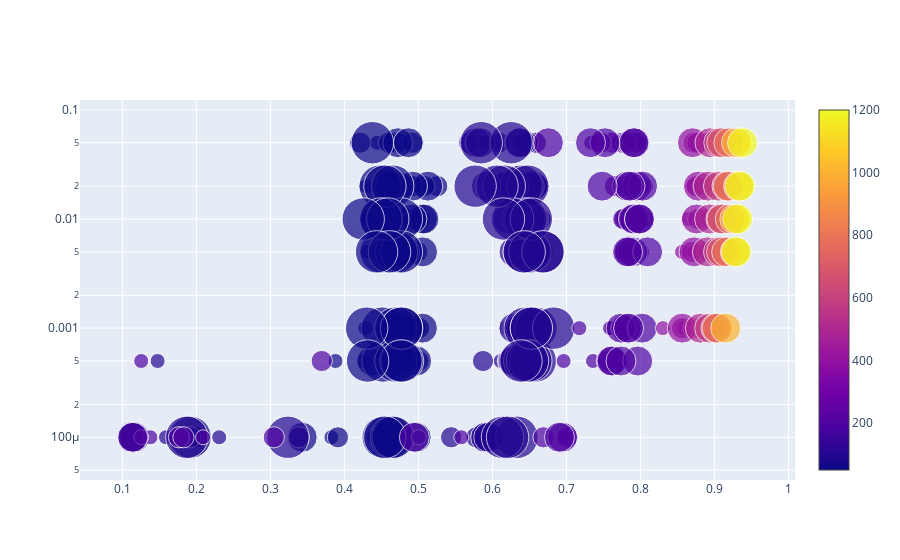

The notebook cell this image was saved under:
### Code cell
import plotly.graph_objects as go

sizeref = max(df["hidden_dimension"])/(30**2)

fig = go.Figure()

fig.add_trace(go.Scatter(
    y=df["learning_rate"],
    x=df["best_accuracy"],
    mode='markers',
    marker=dict(
        color=df["intrinsic_dimension"], size=df["hidden_dimension"],
        sizemode = 'area', sizeref=sizeref,
        sizemin=2, showscale = True
        ),
))
fig.update_yaxes(type="log")
fig.show()

### Figure 1 — Plotly figure (JSON) as saved in the notebook; plotly's stock layout.template omitted (floating-point values rounded to 4 significant figures; data arrays with more than 128 entries replaced by an {"elided": "..."} marker saying what was removed)
{"data": [{"marker": {"color": {"elided": "510 int values"}, "showscale": true, "size": {"elided": "510 int values"}, "sizemin": 2, "sizemode": "area", "sizeref": 0.4444}, "mode": "markers", "type": "scatter", "x": {"elided": "510 float values"}, "y": {"elided": "510 float values"}}], "layout": {"yaxis": {"type": "log"}}}
